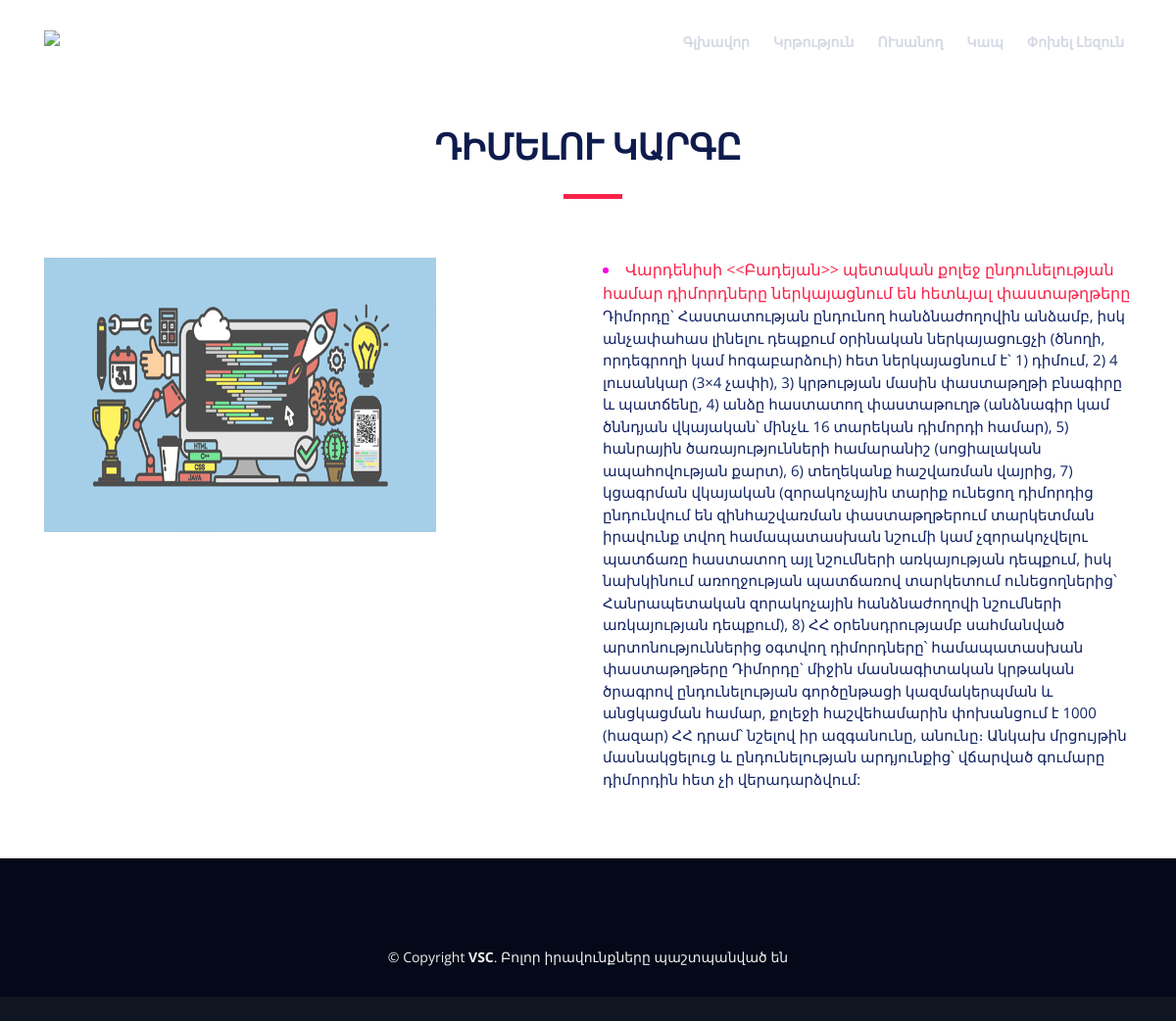
Page /dimord/ on the committed database.
### main/models.py (models this page shows, shortened)
class Dimord(models.Model):
    title=models.CharField('Վերնագիր',max_length=255)
    subtitle=models.CharField('Տարբերվող տողը՝ տեքստի սկզբում ',max_length=500)
    text=models.TextField('Տեքստի մնացած հատված')
    img=models.ImageField('Նկար',upload_to='dimord',null=True)
    class Meta:
        verbose_name='Դիմորդ'
        verbose_name_plural='Դիմորդ'

### main/views.py (the view)
# urls.py: path('dimord/',DimordDetailView.as_view(),name='dimord_en'),
class DimordDetailView(DetailView):
    template_name='Dimord.html'
    def get(self,request):
        dimord=Dimord.objects.first()
        context={
            'link':'Դիմորդ',
            'dimord':dimord,
                }
        return render(request,self.template_name,context)

### main/templates/Dimord.html
{% extends 'base.html' %}
  {% block content %}
  <main id="main" class="main-page">
    <section id="speakers-details" class="wow fadeIn">
      <div class="container">
        <div class="section-header">
          <h2>{{ dimord.title }}</h2>
        </div>
        <div class="row">
          <div class="col-md-6">
            <img src="{{ dimord.img.url }}" alt="Speaker 1" class="img-fluid">
          </div>
          <div class="col-md-6">
            <div class="details">
              <li><a href="">{{ dimord.subtitle }}</a></li>
              <p>{{ dimord.text }}</p>
            </div>
          </div>
        </div>
      </div>
    </section>
  </main>
 {% endblock %}

### main/static/css/style.css (style rules this page uses)
body { background: #fff; color: #f704e2; font-family: "Open Sans", sans-serif; }
a { color: #f82249; transition: 0.5s; }
p { padding: 0; margin: 0 0 30px 0; }
h1, h2, h3, h4, h5, h6 { font-family: "Raleway", sans-serif; font-weight: 400; margin: 0 0 20px 0; padding: 0; color: #0e1b4d; }
.main-page { margin-top: 70px; }
.wow { visibility: hidden; }
.section-header { margin-bottom: 60px; position: relative; padding-bottom: 20px; }
.section-header::before { content: ''; position: absolute; display: block; width: 60px; height: 5px; background: #f82249; bottom: 0; left: calc(50% - 25px); }
.section-header h2 { font-size: 36px; text-transform: uppercase; text-align: center; font-weight: 700; margin-bottom: 10px; }
#speakers-details { padding: 60px 0; }
#speakers-details .details p { color: #112363; font-size: 15px; margin-bottom: 10px; }
.img-fluid { width: 400px; height: 280px; }

### rows in the picture
Dimord: title "ԴԻՄԵԼՈՒ ԿԱՐԳԸ", img (picture), subtitle "Վարդենիսի <<Բադեյան>> պետական քոլեջ ընդունելության համար դիմորդները ներկայացնում են հետևյալ փաստաթղթերը", text "Դիմորդը` Հաստատության ընդունող հանձնաժողովին անձամբ, իսկ անչափահաս լինելու դեպքում օրինական ներկայացուցչի (ծնողի, որդեգրողի կամ հոգաբարձուի) հետ ներկայացնում է` 1) դիմում, 2) 4 լուսանկար (3×4 չափի), 3) կրթության մասին փաստաթղթի բնագիրը և պատճենը, 4) անձը հաստատող փաստաթուղթ (անձնագիր կամ ծննդյան վկայական՝ մինչև 16 տարեկան դիմորդի համար), 5) հանրային ծառայությունների համարանիշ (սոցիալական ապահովության քարտ), 6) տեղեկանք հաշվառման վայրից, 7) կցագրման վկայական (զորակոչային տարիք ունեցող դիմորդից ընդունվում են զինհաշվառման փաստաթղթերում տարկետման իրավունք տվող համապատասխան նշումի կամ չզորակոչվելու պատճառը հաստատող այլ նշումների առկայության դեպքում, իսկ նախկինում առողջության պատճառով տարկետում…"
